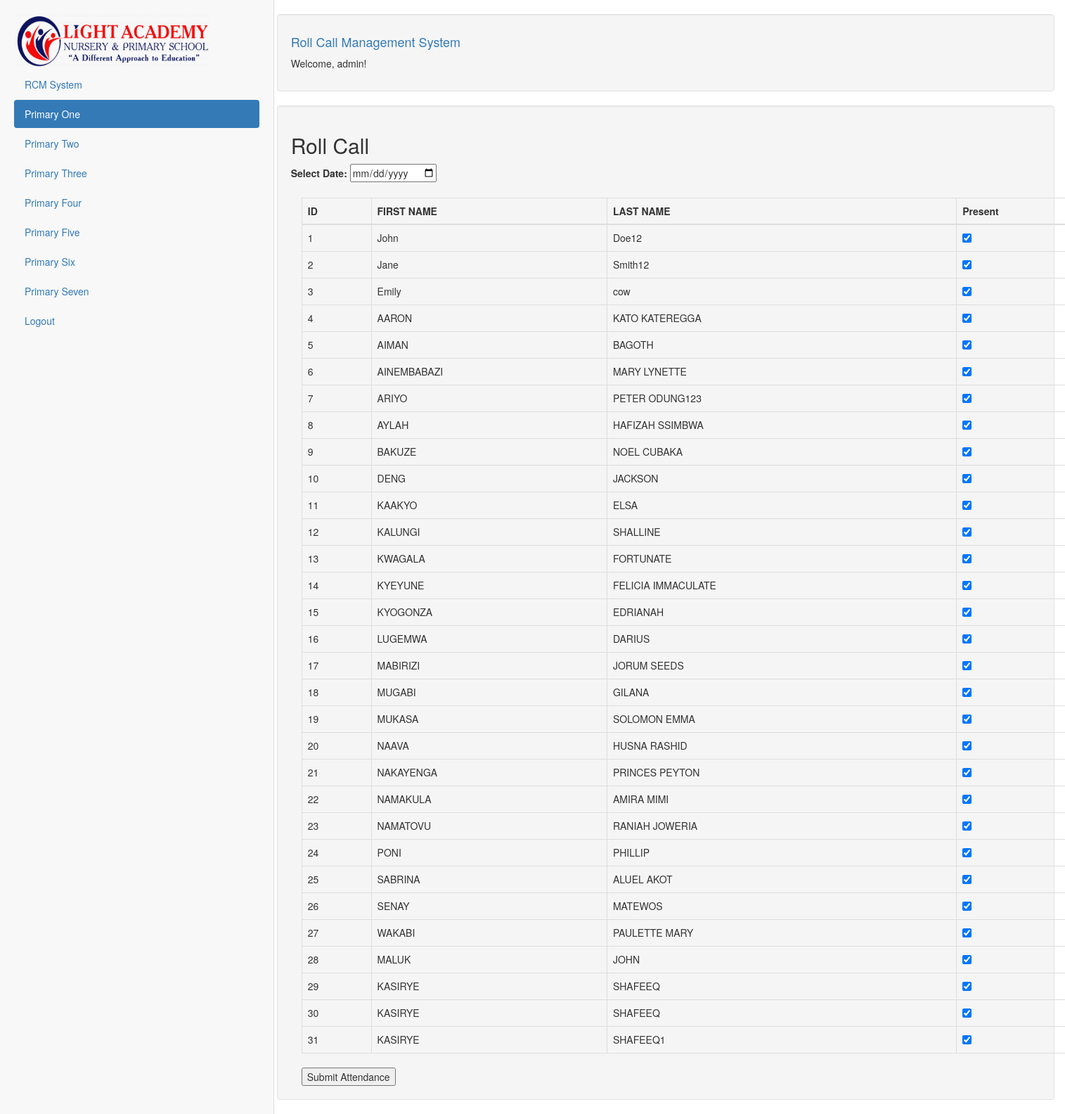
The app's page /pri1_roll_call.php (signed in) with its own data.
### tables this page shows
CREATE TABLE `students` (
  `id` int(11) NOT NULL,
  `first_name` varchar(50) NOT NULL,
  `last_name` varchar(50) NOT NULL
);

### pri1_roll_call.php (the view, shortened to what this page needs)
<!DOCTYPE html>
<html lang="en">
<head>
  <link rel="stylesheet" href="https://maxcdn.bootstrapcdn.com/bootstrap/3.4.1/css/bootstrap.min.css">
</head>
<body>
<div class="container-fluid">
  <div class="row content">
    <div class="col-sm-3 sidenav hidden-xs">
        <div class="fixed-sidebar">
      <img src="lanps_logo.png">
      <ul class="nav nav-pills nav-stacked">
        <li ><a href="homepage.php">RCM System</a></li>
         <li class="active"><a href="primaryone.php">Primary One</a></li>
        <li ><a href="primarytwo.php">Primary Two</a></li>
        <li ><a href="primarythree.php">Primary Three</a></li>
        <li><a href="primaryfour.php">Primary Four</a></li>
        <li><a href="primaryfive.php">Primary Five</a></li>
        <li><a href="primarysix.php">Primary Six</a></li>
        <li><a href="primaryseven.php">Primary Seven</a></li>
          <li><a href="logout.php">Logout</a></li>
      </ul><br>
    </div>
  </div>
    <br>
    <div class="col-sm-9">
      <div class="well">
        <h4 class="text-primary">Roll Call Management System</h4>
         <p>Welcome, <?php echo htmlspecialchars($_SESSION['username']); ?>!</p>
      </div>
      <div class="row">
        <div class="col-sm-12" >
          <div class="well bg-info text-white">
 <?php
$host = "localhost";
$db_name = "roll_call_system";
$username = "root";
$password = "";
$conn = new mysqli($host, $username, $password, $db_name);
$students = [];
$sql = "SELECT * FROM students";
$result = $conn->query($sql);
if ($result->num_rows > 0) {
    while($row = $result->fetch_assoc()) {
        $students[] = $row;
    }
}
?>
<!DOCTYPE html>
<html lang="en">
<head>
</head>
<body>
<h2>Roll Call</h2>
<form action="" method="POST">
    <label for="date">Select Date:</label>
    <input type="date" name="date" id="date" required><br><br>
<div class="container">
    <table class="table table-bordered">
        <thead>
            <tr><th> ID </th>
                <th>FIRST NAME</th>
                <th>LAST NAME</th>
                <th>Present</th>
            </tr>
        </thead>
        <tbody>
            <?php foreach ($students as $student): ?>
                <tr>
                  <td><?php echo $student['id']  ?></td>
                    <td><?php echo $student['first_name']; ?> </td>
                    <td> <?php echo $student['last_name']; ?></td>
                    <td>
                        <input type="checkbox" name="student_<?php echo $student['id']; ?>" checked>
                    </td>
                </tr>
            <?php endforeach; ?>
        </tbody>
    </table>
    <input type="submit" value="Submit Attendance">
</form>
        </div>
        </div>
</body>
</html>

### pri1_roll_call.php (style rules this page uses)
.row.content { height: 550px }
.sidenav { background-color: white; height: 100%; }
.fixed-sidebar { position: fixed; top: 0; left: 0; width: 390px; height: 100%; background-color: #f8f8f8; border-right: 1px solid #ddd; padding: 20px; }
img { height: 80px; width: 80%; }

### records on screen
students: id "1", first_name "John", last_name "Doe12"
students: id "2", first_name "Jane", last_name "Smith12"
students: id "3", first_name "Emily", last_name "cow"
students: id "4", first_name "AARON", last_name "KATO KATEREGGA"
students: id "5", first_name "AIMAN", last_name "BAGOTH"
students: id "6", first_name "AINEMBABAZI", last_name "MARY LYNETTE"
students: id "7", first_name "ARIYO", last_name "PETER ODUNG123"
students: id "8", first_name "AYLAH", last_name "HAFIZAH SSIMBWA"
students: id "9", first_name "BAKUZE", last_name "NOEL CUBAKA"
students: id "10", first_name "DENG", last_name "JACKSON"
students: id "11", first_name "KAAKYO", last_name "ELSA"
students: id "12", first_name "KALUNGI", last_name "SHALLINE"
students: id "13", first_name "KWAGALA", last_name "FORTUNATE"
students: id "14", first_name "KYEYUNE", last_name "FELICIA IMMACULATE"
students: id "15", first_name "KYOGONZA", last_name "EDRIANAH"
students: id "16", first_name "LUGEMWA", last_name "DARIUS"
students: id "17", first_name "MABIRIZI", last_name "JORUM SEEDS"
students: id "18", first_name "MUGABI", last_name "GILANA"
students: id "19", first_name "MUKASA", last_name "SOLOMON EMMA"
students: id "20", first_name "NAAVA", last_name "HUSNA RASHID"
students: id "21", first_name "NAKAYENGA", last_name "PRINCES PEYTON"
students: id "22", first_name "NAMAKULA", last_name "AMIRA MIMI"
students: id "23", first_name "NAMATOVU", last_name "RANIAH JOWERIA"
students: id "24", first_name "PONI", last_name "PHILLIP"
students: id "25", first_name "SABRINA", last_name "ALUEL AKOT"
students: id "26", first_name "SENAY", last_name "MATEWOS"
students: id "27", first_name "WAKABI", last_name "PAULETTE MARY"
students: id "28", first_name "MALUK", last_name "JOHN"
students: id "29", first_name "KASIRYE", last_name "SHAFEEQ"
students: id "30", first_name "KASIRYE", last_name "SHAFEEQ"
students: id "31", first_name "KASIRYE", last_name "SHAFEEQ1"

### other values on screen
$_SESSION['username'] "admin"
